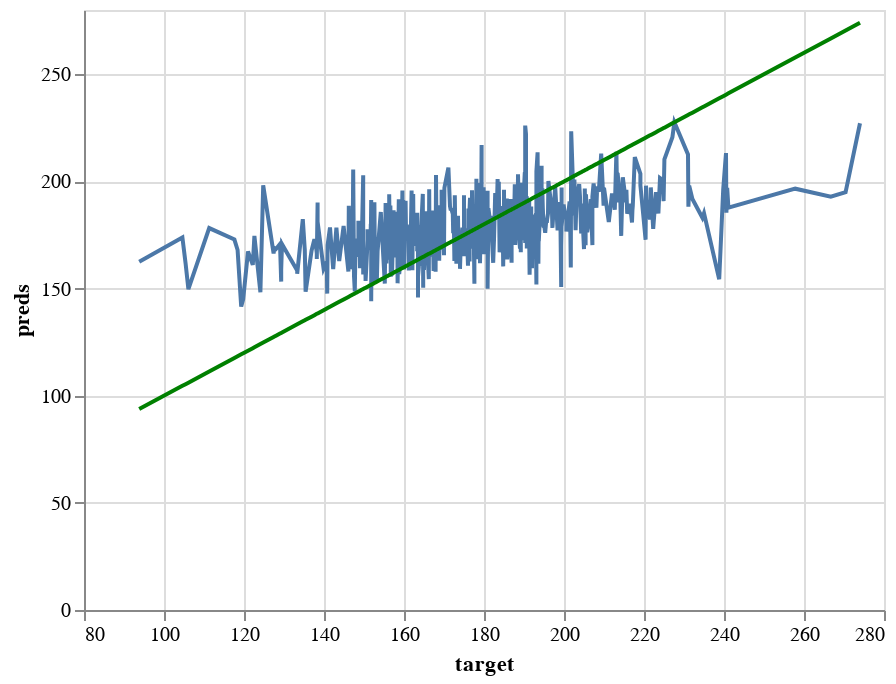

Write notebook code for a chart like this one.
### Code cell
# predictions versus the target line charts on the validation set
perfect_test_2 = alt.Chart(pd.DataFrame({'target': y_valid_2, 'preds': y_valid_2})).mark_line(color='green').encode(
    x='target',
    y='preds'
)

pred_chart_test_2 = alt.Chart(pd.DataFrame({'target': y_valid_2, 'preds': y_valid_preds_2})).mark_line().encode(
    x='target',
    y='preds'
  )

pred_chart_test_2 + perfect_test_2

### Figure 1 — Vega-Lite specification as saved in the notebook (floating-point values rounded to 4 significant figures; data arrays with more than 128 entries replaced by an {"elided": "..."} marker saying what was removed)
{"config": {"view": {"continuousWidth": 400, "continuousHeight": 300}}, "layer": [{"data": {"name": "data-e7b9ad762bbf38815847077aa3c88f4b"}, "mark": "line", "encoding": {"x": {"field": "target", "type": "quantitative"}, "y": {"field": "preds", "type": "quantitative"}}}, {"data": {"name": "data-cb2f95cff66f9e82a00c59bc3993d554"}, "mark": {"type": "line", "color": "green"}, "encoding": {"x": {"field": "target", "type": "quantitative"}, "y": {"field": "preds", "type": "quantitative"}}}], "$schema": "https://vega.github.io/schema/vega-lite/v4.17.0.json", "datasets": {"data-e7b9ad762bbf38815847077aa3c88f4b": {"elided": "482 records"}, "data-cb2f95cff66f9e82a00c59bc3993d554": {"elided": "482 records"}}}
